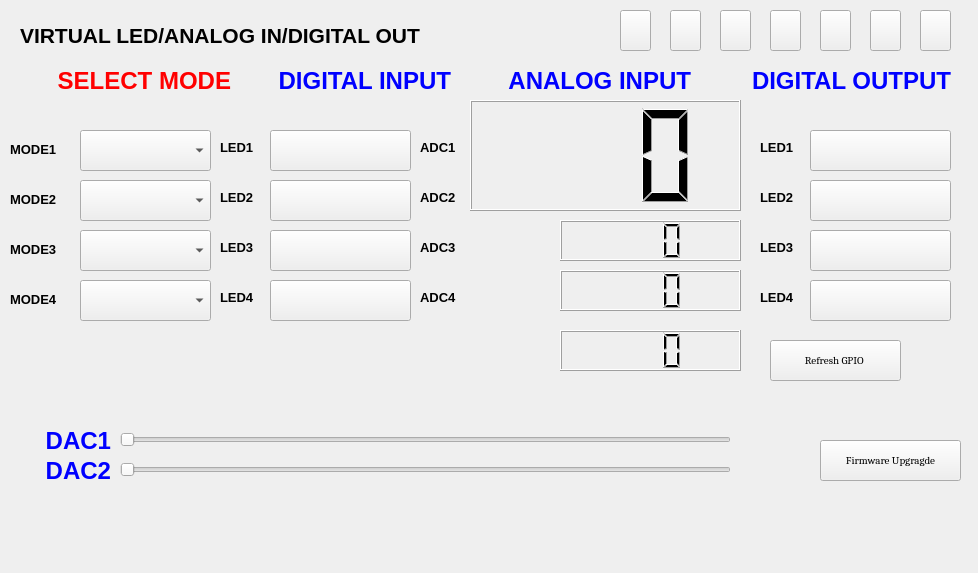
<?xml version="1.0" encoding="UTF-8"?>
<ui version="4.0">
 <class>ADIO_PIN</class>
 <widget class="QWidget" name="ADIO_PIN">
  <property name="geometry">
   <rect>
    <x>0</x>
    <y>0</y>
    <width>978</width>
    <height>573</height>
   </rect>
  </property>
  <property name="windowTitle">
   <string>Dialog</string>
  </property>
  <widget class="QLCDNumber" name="Dec_LCD1">
   <property name="geometry">
    <rect>
     <x>470</x>
     <y>100</y>
     <width>271</width>
     <height>111</height>
    </rect>
   </property>
   <property name="smallDecimalPoint">
    <bool>true</bool>
   </property>
   <property name="numDigits">
    <number>3</number>
   </property>
   <property name="mode">
    <enum>QLCDNumber::Dec</enum>
   </property>
  </widget>
  <widget class="QPushButton" name="startBoot">
   <property name="geometry">
    <rect>
     <x>820</x>
     <y>440</y>
     <width>141</width>
     <height>41</height>
    </rect>
   </property>
   <property name="font">
    <font>
     <family>Cambria</family>
     <pointsize>8</pointsize>
    </font>
   </property>
   <property name="text">
    <string>Firmware Upgragde</string>
   </property>
   <property name="shortcut">
    <string>F12</string>
   </property>
  </widget>
  <widget class="QPushButton" name="RefreshGPIO">
   <property name="geometry">
    <rect>
     <x>770</x>
     <y>340</y>
     <width>131</width>
     <height>41</height>
    </rect>
   </property>
   <property name="font">
    <font>
     <family>Cambria</family>
     <pointsize>8</pointsize>
    </font>
   </property>
   <property name="focusPolicy">
    <enum>Qt::NoFocus</enum>
   </property>
   <property name="text">
    <string>Refresh GPIO </string>
   </property>
   <property name="shortcut">
    <string>F12</string>
   </property>
  </widget>
  <widget class="QLabel" name="superBanner">
   <property name="geometry">
    <rect>
     <x>20</x>
     <y>10</y>
     <width>461</width>
     <height>51</height>
    </rect>
   </property>
   <property name="font">
    <font>
     <pointsize>16</pointsize>
     <weight>75</weight>
     <bold>true</bold>
    </font>
   </property>
   <property name="text">
    <string>VIRTUAL LED/ANALOG IN/DIGITAL OUT</string>
   </property>
  </widget>
  <widget class="QPushButton" name="LED_1">
   <property name="geometry">
    <rect>
     <x>270</x>
     <y>130</y>
     <width>141</width>
     <height>41</height>
    </rect>
   </property>
   <property name="focusPolicy">
    <enum>Qt::NoFocus</enum>
   </property>
   <property name="text">
    <string/>
   </property>
  </widget>
  <widget class="QLabel" name="label">
   <property name="geometry">
    <rect>
     <x>220</x>
     <y>140</y>
     <width>41</width>
     <height>16</height>
    </rect>
   </property>
   <property name="text">
    <string>&lt;html&gt;&lt;head/&gt;&lt;body&gt;&lt;p&gt;&lt;span style=&quot; font-size:10pt; font-weight:600;&quot;&gt;LED1&lt;/span&gt;&lt;/p&gt;&lt;/body&gt;&lt;/html&gt;</string>
   </property>
  </widget>
  <widget class="QLabel" name="label_2">
   <property name="geometry">
    <rect>
     <x>220</x>
     <y>190</y>
     <width>41</width>
     <height>16</height>
    </rect>
   </property>
   <property name="text">
    <string>&lt;html&gt;&lt;head/&gt;&lt;body&gt;&lt;p&gt;&lt;span style=&quot; font-size:10pt; font-weight:600;&quot;&gt;LED2&lt;/span&gt;&lt;/p&gt;&lt;/body&gt;&lt;/html&gt;</string>
   </property>
  </widget>
  <widget class="QPushButton" name="LED_2">
   <property name="geometry">
    <rect>
     <x>270</x>
     <y>180</y>
     <width>141</width>
     <height>41</height>
    </rect>
   </property>
   <property name="focusPolicy">
    <enum>Qt::NoFocus</enum>
   </property>
   <property name="text">
    <string/>
   </property>
  </widget>
  <widget class="QLabel" name="label_3">
   <property name="geometry">
    <rect>
     <x>220</x>
     <y>240</y>
     <width>41</width>
     <height>16</height>
    </rect>
   </property>
   <property name="text">
    <string>&lt;html&gt;&lt;head/&gt;&lt;body&gt;&lt;p&gt;&lt;span style=&quot; font-size:10pt; font-weight:600;&quot;&gt;LED3&lt;/span&gt;&lt;/p&gt;&lt;/body&gt;&lt;/html&gt;</string>
   </property>
  </widget>
  <widget class="QPushButton" name="LED_3">
   <property name="geometry">
    <rect>
     <x>270</x>
     <y>230</y>
     <width>141</width>
     <height>41</height>
    </rect>
   </property>
   <property name="focusPolicy">
    <enum>Qt::NoFocus</enum>
   </property>
   <property name="text">
    <string/>
   </property>
  </widget>
  <widget class="QLabel" name="label_4">
   <property name="geometry">
    <rect>
     <x>220</x>
     <y>290</y>
     <width>41</width>
     <height>16</height>
    </rect>
   </property>
   <property name="text">
    <string>&lt;html&gt;&lt;head/&gt;&lt;body&gt;&lt;p&gt;&lt;span style=&quot; font-size:10pt; font-weight:600;&quot;&gt;LED4&lt;/span&gt;&lt;/p&gt;&lt;/body&gt;&lt;/html&gt;</string>
   </property>
  </widget>
  <widget class="QPushButton" name="LED_4">
   <property name="geometry">
    <rect>
     <x>270</x>
     <y>280</y>
     <width>141</width>
     <height>41</height>
    </rect>
   </property>
   <property name="focusPolicy">
    <enum>Qt::NoFocus</enum>
   </property>
   <property name="text">
    <string/>
   </property>
  </widget>
  <widget class="QLCDNumber" name="Dec_LCD2">
   <property name="geometry">
    <rect>
     <x>560</x>
     <y>220</y>
     <width>181</width>
     <height>41</height>
    </rect>
   </property>
   <property name="smallDecimalPoint">
    <bool>true</bool>
   </property>
   <property name="numDigits">
    <number>3</number>
   </property>
   <property name="mode">
    <enum>QLCDNumber::Dec</enum>
   </property>
  </widget>
  <widget class="QLCDNumber" name="Dec_LCD3">
   <property name="geometry">
    <rect>
     <x>560</x>
     <y>330</y>
     <width>181</width>
     <height>41</height>
    </rect>
   </property>
   <property name="smallDecimalPoint">
    <bool>true</bool>
   </property>
   <property name="numDigits">
    <number>3</number>
   </property>
   <property name="mode">
    <enum>QLCDNumber::Dec</enum>
   </property>
  </widget>
  <widget class="QLCDNumber" name="Dec_LCD4">
   <property name="geometry">
    <rect>
     <x>560</x>
     <y>270</y>
     <width>181</width>
     <height>41</height>
    </rect>
   </property>
   <property name="smallDecimalPoint">
    <bool>true</bool>
   </property>
   <property name="numDigits">
    <number>3</number>
   </property>
   <property name="mode">
    <enum>QLCDNumber::Dec</enum>
   </property>
  </widget>
  <widget class="QLabel" name="label_8">
   <property name="geometry">
    <rect>
     <x>420</x>
     <y>140</y>
     <width>41</width>
     <height>16</height>
    </rect>
   </property>
   <property name="text">
    <string>&lt;html&gt;&lt;head/&gt;&lt;body&gt;&lt;p&gt;&lt;span style=&quot; font-size:10pt; font-weight:600;&quot;&gt;ADC1&lt;/span&gt;&lt;/p&gt;&lt;/body&gt;&lt;/html&gt;</string>
   </property>
  </widget>
  <widget class="QLabel" name="label_9">
   <property name="geometry">
    <rect>
     <x>420</x>
     <y>190</y>
     <width>41</width>
     <height>16</height>
    </rect>
   </property>
   <property name="text">
    <string>&lt;html&gt;&lt;head/&gt;&lt;body&gt;&lt;p&gt;&lt;span style=&quot; font-size:10pt; font-weight:600;&quot;&gt;ADC2&lt;/span&gt;&lt;/p&gt;&lt;/body&gt;&lt;/html&gt;</string>
   </property>
  </widget>
  <widget class="QLabel" name="label_10">
   <property name="geometry">
    <rect>
     <x>420</x>
     <y>290</y>
     <width>41</width>
     <height>16</height>
    </rect>
   </property>
   <property name="text">
    <string>&lt;html&gt;&lt;head/&gt;&lt;body&gt;&lt;p&gt;&lt;span style=&quot; font-size:10pt; font-weight:600;&quot;&gt;ADC4&lt;/span&gt;&lt;/p&gt;&lt;/body&gt;&lt;/html&gt;</string>
   </property>
  </widget>
  <widget class="QLabel" name="label_11">
   <property name="geometry">
    <rect>
     <x>420</x>
     <y>240</y>
     <width>41</width>
     <height>16</height>
    </rect>
   </property>
   <property name="text">
    <string>&lt;html&gt;&lt;head/&gt;&lt;body&gt;&lt;p&gt;&lt;span style=&quot; font-size:10pt; font-weight:600;&quot;&gt;ADC3&lt;/span&gt;&lt;/p&gt;&lt;/body&gt;&lt;/html&gt;</string>
   </property>
  </widget>
  <widget class="QPushButton" name="ILED_4">
   <property name="geometry">
    <rect>
     <x>810</x>
     <y>280</y>
     <width>141</width>
     <height>41</height>
    </rect>
   </property>
   <property name="focusPolicy">
    <enum>Qt::NoFocus</enum>
   </property>
   <property name="text">
    <string/>
   </property>
  </widget>
  <widget class="QLabel" name="label_14">
   <property name="geometry">
    <rect>
     <x>760</x>
     <y>140</y>
     <width>41</width>
     <height>16</height>
    </rect>
   </property>
   <property name="text">
    <string>&lt;html&gt;&lt;head/&gt;&lt;body&gt;&lt;p&gt;&lt;span style=&quot; font-size:10pt; font-weight:600;&quot;&gt;LED1&lt;/span&gt;&lt;/p&gt;&lt;/body&gt;&lt;/html&gt;</string>
   </property>
  </widget>
  <widget class="QPushButton" name="ILED_2">
   <property name="geometry">
    <rect>
     <x>810</x>
     <y>180</y>
     <width>141</width>
     <height>41</height>
    </rect>
   </property>
   <property name="focusPolicy">
    <enum>Qt::NoFocus</enum>
   </property>
   <property name="text">
    <string/>
   </property>
  </widget>
  <widget class="QLabel" name="label_15">
   <property name="geometry">
    <rect>
     <x>760</x>
     <y>190</y>
     <width>41</width>
     <height>16</height>
    </rect>
   </property>
   <property name="text">
    <string>&lt;html&gt;&lt;head/&gt;&lt;body&gt;&lt;p&gt;&lt;span style=&quot; font-size:10pt; font-weight:600;&quot;&gt;LED2&lt;/span&gt;&lt;/p&gt;&lt;/body&gt;&lt;/html&gt;</string>
   </property>
  </widget>
  <widget class="QLabel" name="label_16">
   <property name="geometry">
    <rect>
     <x>760</x>
     <y>290</y>
     <width>41</width>
     <height>16</height>
    </rect>
   </property>
   <property name="text">
    <string>&lt;html&gt;&lt;head/&gt;&lt;body&gt;&lt;p&gt;&lt;span style=&quot; font-size:10pt; font-weight:600;&quot;&gt;LED4&lt;/span&gt;&lt;/p&gt;&lt;/body&gt;&lt;/html&gt;</string>
   </property>
  </widget>
  <widget class="QPushButton" name="ILED_3">
   <property name="geometry">
    <rect>
     <x>810</x>
     <y>230</y>
     <width>141</width>
     <height>41</height>
    </rect>
   </property>
   <property name="focusPolicy">
    <enum>Qt::NoFocus</enum>
   </property>
   <property name="text">
    <string/>
   </property>
  </widget>
  <widget class="QLabel" name="label_17">
   <property name="geometry">
    <rect>
     <x>760</x>
     <y>240</y>
     <width>41</width>
     <height>16</height>
    </rect>
   </property>
   <property name="text">
    <string>&lt;html&gt;&lt;head/&gt;&lt;body&gt;&lt;p&gt;&lt;span style=&quot; font-size:10pt; font-weight:600;&quot;&gt;LED3&lt;/span&gt;&lt;/p&gt;&lt;/body&gt;&lt;/html&gt;</string>
   </property>
  </widget>
  <widget class="QPushButton" name="ILED_1">
   <property name="geometry">
    <rect>
     <x>810</x>
     <y>130</y>
     <width>141</width>
     <height>41</height>
    </rect>
   </property>
   <property name="focusPolicy">
    <enum>Qt::NoFocus</enum>
   </property>
   <property name="text">
    <string/>
   </property>
  </widget>
  <widget class="QLabel" name="blue_label">
   <property name="geometry">
    <rect>
     <x>470</x>
     <y>60</y>
     <width>221</width>
     <height>42</height>
    </rect>
   </property>
   <property name="text">
    <string>&lt;html&gt;&lt;head/&gt;&lt;body&gt;&lt;p&gt;&lt;span style=&quot; font-size:18pt; font-weight:600; color:#0000ff;&quot;&gt;ANALOG INPUT&lt;/span&gt;&lt;/p&gt;&lt;/body&gt;&lt;/html&gt;</string>
   </property>
   <property name="alignment">
    <set>Qt::AlignRight|Qt::AlignTrailing|Qt::AlignVCenter</set>
   </property>
  </widget>
  <widget class="QSlider" name="red_slider">
   <property name="geometry">
    <rect>
     <x>120</x>
     <y>430</y>
     <width>611</width>
     <height>20</height>
    </rect>
   </property>
   <property name="maximum">
    <number>255</number>
   </property>
   <property name="orientation">
    <enum>Qt::Horizontal</enum>
   </property>
  </widget>
  <widget class="QSlider" name="green_slider">
   <property name="geometry">
    <rect>
     <x>120</x>
     <y>460</y>
     <width>611</width>
     <height>20</height>
    </rect>
   </property>
   <property name="maximum">
    <number>255</number>
   </property>
   <property name="orientation">
    <enum>Qt::Horizontal</enum>
   </property>
  </widget>
  <widget class="QLabel" name="blue_label_2">
   <property name="geometry">
    <rect>
     <x>20</x>
     <y>420</y>
     <width>91</width>
     <height>42</height>
    </rect>
   </property>
   <property name="text">
    <string>&lt;html&gt;&lt;head/&gt;&lt;body&gt;&lt;p&gt;&lt;span style=&quot; font-size:18pt; font-weight:600; color:#0000ff;&quot;&gt;DAC1&lt;/span&gt;&lt;/p&gt;&lt;/body&gt;&lt;/html&gt;</string>
   </property>
   <property name="alignment">
    <set>Qt::AlignRight|Qt::AlignTrailing|Qt::AlignVCenter</set>
   </property>
  </widget>
  <widget class="QLabel" name="blue_label_3">
   <property name="geometry">
    <rect>
     <x>20</x>
     <y>450</y>
     <width>91</width>
     <height>42</height>
    </rect>
   </property>
   <property name="text">
    <string>&lt;html&gt;&lt;head/&gt;&lt;body&gt;&lt;p&gt;&lt;span style=&quot; font-size:18pt; font-weight:600; color:#0000ff;&quot;&gt;DAC2&lt;/span&gt;&lt;/p&gt;&lt;/body&gt;&lt;/html&gt;</string>
   </property>
   <property name="alignment">
    <set>Qt::AlignRight|Qt::AlignTrailing|Qt::AlignVCenter</set>
   </property>
  </widget>
  <widget class="QComboBox" name="select1">
   <property name="geometry">
    <rect>
     <x>80</x>
     <y>130</y>
     <width>131</width>
     <height>41</height>
    </rect>
   </property>
  </widget>
  <widget class="QComboBox" name="select2">
   <property name="geometry">
    <rect>
     <x>80</x>
     <y>180</y>
     <width>131</width>
     <height>41</height>
    </rect>
   </property>
  </widget>
  <widget class="QComboBox" name="select3">
   <property name="geometry">
    <rect>
     <x>80</x>
     <y>230</y>
     <width>131</width>
     <height>41</height>
    </rect>
   </property>
  </widget>
  <widget class="QComboBox" name="select4">
   <property name="geometry">
    <rect>
     <x>80</x>
     <y>280</y>
     <width>131</width>
     <height>41</height>
    </rect>
   </property>
  </widget>
  <widget class="QLabel" name="label_20">
   <property name="geometry">
    <rect>
     <x>10</x>
     <y>190</y>
     <width>61</width>
     <height>20</height>
    </rect>
   </property>
   <property name="text">
    <string>&lt;html&gt;&lt;head/&gt;&lt;body&gt;&lt;p&gt;&lt;span style=&quot; font-size:10pt; font-weight:600;&quot;&gt;MODE2&lt;/span&gt;&lt;/p&gt;&lt;/body&gt;&lt;/html&gt;</string>
   </property>
  </widget>
  <widget class="QLabel" name="label_21">
   <property name="geometry">
    <rect>
     <x>10</x>
     <y>240</y>
     <width>61</width>
     <height>20</height>
    </rect>
   </property>
   <property name="text">
    <string>&lt;html&gt;&lt;head/&gt;&lt;body&gt;&lt;p&gt;&lt;span style=&quot; font-size:10pt; font-weight:600;&quot;&gt;MODE3&lt;/span&gt;&lt;/p&gt;&lt;/body&gt;&lt;/html&gt;</string>
   </property>
  </widget>
  <widget class="QLabel" name="label_22">
   <property name="geometry">
    <rect>
     <x>10</x>
     <y>140</y>
     <width>61</width>
     <height>20</height>
    </rect>
   </property>
   <property name="text">
    <string>&lt;html&gt;&lt;head/&gt;&lt;body&gt;&lt;p&gt;&lt;span style=&quot; font-size:10pt; font-weight:600;&quot;&gt;MODE1&lt;/span&gt;&lt;/p&gt;&lt;/body&gt;&lt;/html&gt;</string>
   </property>
  </widget>
  <widget class="QLabel" name="label_24">
   <property name="geometry">
    <rect>
     <x>10</x>
     <y>290</y>
     <width>61</width>
     <height>20</height>
    </rect>
   </property>
   <property name="text">
    <string>&lt;html&gt;&lt;head/&gt;&lt;body&gt;&lt;p&gt;&lt;span style=&quot; font-size:10pt; font-weight:600;&quot;&gt;MODE4&lt;/span&gt;&lt;/p&gt;&lt;/body&gt;&lt;/html&gt;</string>
   </property>
  </widget>
  <widget class="QLabel" name="red_label_2">
   <property name="geometry">
    <rect>
     <x>30</x>
     <y>60</y>
     <width>201</width>
     <height>42</height>
    </rect>
   </property>
   <property name="text">
    <string>&lt;html&gt;&lt;head/&gt;&lt;body&gt;&lt;p&gt;&lt;span style=&quot; font-size:18pt; font-weight:600; color:#ff0000;&quot;&gt;SELECT MODE&lt;/span&gt;&lt;/p&gt;&lt;/body&gt;&lt;/html&gt;</string>
   </property>
   <property name="alignment">
    <set>Qt::AlignRight|Qt::AlignTrailing|Qt::AlignVCenter</set>
   </property>
  </widget>
  <widget class="QLabel" name="blue_label_4">
   <property name="geometry">
    <rect>
     <x>230</x>
     <y>60</y>
     <width>221</width>
     <height>42</height>
    </rect>
   </property>
   <property name="text">
    <string>&lt;html&gt;&lt;head/&gt;&lt;body&gt;&lt;p&gt;&lt;span style=&quot; font-size:18pt; font-weight:600; color:#0000ff;&quot;&gt;DIGITAL INPUT&lt;/span&gt;&lt;/p&gt;&lt;/body&gt;&lt;/html&gt;</string>
   </property>
   <property name="alignment">
    <set>Qt::AlignRight|Qt::AlignTrailing|Qt::AlignVCenter</set>
   </property>
  </widget>
  <widget class="QLabel" name="blue_label_5">
   <property name="geometry">
    <rect>
     <x>710</x>
     <y>60</y>
     <width>241</width>
     <height>42</height>
    </rect>
   </property>
   <property name="text">
    <string>&lt;html&gt;&lt;head/&gt;&lt;body&gt;&lt;p&gt;&lt;span style=&quot; font-size:18pt; font-weight:600; color:#0000ff;&quot;&gt;DIGITAL OUTPUT&lt;/span&gt;&lt;/p&gt;&lt;/body&gt;&lt;/html&gt;</string>
   </property>
   <property name="alignment">
    <set>Qt::AlignRight|Qt::AlignTrailing|Qt::AlignVCenter</set>
   </property>
  </widget>
  <widget class="QPushButton" name="led1">
   <property name="geometry">
    <rect>
     <x>670</x>
     <y>10</y>
     <width>31</width>
     <height>41</height>
    </rect>
   </property>
   <property name="focusPolicy">
    <enum>Qt::NoFocus</enum>
   </property>
   <property name="text">
    <string/>
   </property>
  </widget>
  <widget class="QPushButton" name="led2">
   <property name="geometry">
    <rect>
     <x>720</x>
     <y>10</y>
     <width>31</width>
     <height>41</height>
    </rect>
   </property>
   <property name="focusPolicy">
    <enum>Qt::NoFocus</enum>
   </property>
   <property name="text">
    <string/>
   </property>
  </widget>
  <widget class="QPushButton" name="led3">
   <property name="geometry">
    <rect>
     <x>770</x>
     <y>10</y>
     <width>31</width>
     <height>41</height>
    </rect>
   </property>
   <property name="focusPolicy">
    <enum>Qt::NoFocus</enum>
   </property>
   <property name="text">
    <string/>
   </property>
  </widget>
  <widget class="QPushButton" name="led4">
   <property name="geometry">
    <rect>
     <x>820</x>
     <y>10</y>
     <width>31</width>
     <height>41</height>
    </rect>
   </property>
   <property name="focusPolicy">
    <enum>Qt::NoFocus</enum>
   </property>
   <property name="text">
    <string/>
   </property>
  </widget>
  <widget class="QPushButton" name="led5">
   <property name="geometry">
    <rect>
     <x>870</x>
     <y>10</y>
     <width>31</width>
     <height>41</height>
    </rect>
   </property>
   <property name="focusPolicy">
    <enum>Qt::NoFocus</enum>
   </property>
   <property name="text">
    <string/>
   </property>
  </widget>
  <widget class="QPushButton" name="led6">
   <property name="geometry">
    <rect>
     <x>920</x>
     <y>10</y>
     <width>31</width>
     <height>41</height>
    </rect>
   </property>
   <property name="focusPolicy">
    <enum>Qt::NoFocus</enum>
   </property>
   <property name="text">
    <string/>
   </property>
  </widget>
  <widget class="QPushButton" name="led0">
   <property name="geometry">
    <rect>
     <x>620</x>
     <y>10</y>
     <width>31</width>
     <height>41</height>
    </rect>
   </property>
   <property name="focusPolicy">
    <enum>Qt::NoFocus</enum>
   </property>
   <property name="text">
    <string/>
   </property>
  </widget>
  <widget class="QLabel" name="ledStatus">
   <property name="geometry">
    <rect>
     <x>530</x>
     <y>20</y>
     <width>71</width>
     <height>21</height>
    </rect>
   </property>
   <property name="text">
    <string>&lt;html&gt;&lt;head/&gt;&lt;body&gt;&lt;p&gt;&lt;span style=&quot; font-size:12pt; font-weight:600; color:#ff0000;&quot;&gt;&lt;br/&gt;&lt;/span&gt;&lt;/p&gt;&lt;/body&gt;&lt;/html&gt;</string>
   </property>
  </widget>
 </widget>
 <resources/>
 <connections/>
</ui>
